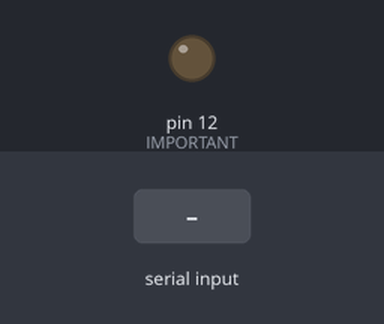
Simulated run of this sketch. Board: Arduino Uno, built with avr-gcc and run on an emulated ATmega328P. Shown: output pins drawn as LEDs (lit = HIGH). The inputs (shaded band) are chosen by the test bench.

Above: at 1.2 s.
1.3 s: "90,45\n" received over Serial
At 1.9 s:
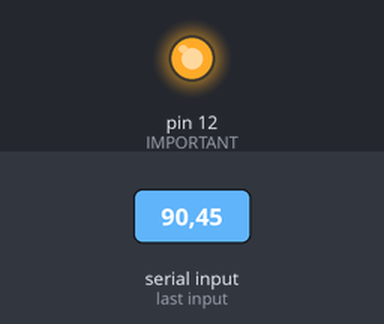
2.8 s: "30,150\n" received over Serial
At 3.1 s:
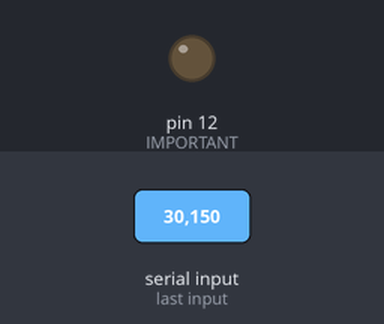
4.3 s: "90\n" received over Serial
At 5.3 s:
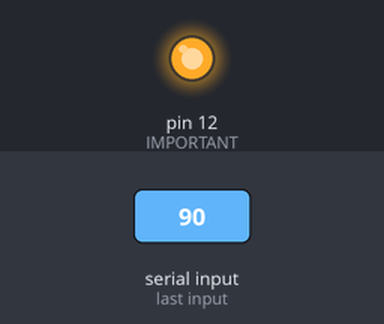
Timing chart, 0 to 7.3 s (numbered marks = the images above; inputs shaded):
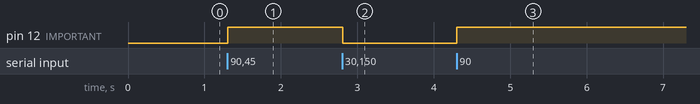

The sketch:

sketchv0.2.ino
```cpp
//
// IMPORTANT! Before using this, please use a resistor on your choosen analog gauge, high voltages (or currents) can damage them.
//

int cpuLoad;

void setup() {
  Serial.begin(9600);   // IMPORTANT! Change this baudrate to match the baudrate in the python script.
  pinMode(12, OUTPUT);  // IMPORTANT! Set this to what pin you want to use for the PWM signal. See wiring diagram for more details.
}

void loop() {
  if (Serial.available()) {
    String line = Serial.readStringUntil('\n');
    cpuLoad = line.toInt();
    updatePWM(cpuLoad);
  }
}

void updatePWM(int load) {
  int baseline = 30; // Set a baseline PWM value that ensures the gauge moves at low loads
  int maxLoad = 100;
  int pwmValue;

  if (load > 0) {
    pwmValue = map(load, 0, maxLoad, baseline, 255);
  } else {
    pwmValue = baseline; // Apply baseline even when the load is 0%
  }

  analogWrite(12, pwmValue);
}
```

Measured:
- after the input at 1.3 s, pin 12 (IMPORTANT): LOW → HIGH at once
- after the input at 2.8 s, pin 12 (IMPORTANT): HIGH → LOW at once
- after the input at 4.3 s, pin 12 (IMPORTANT): LOW → HIGH at once
